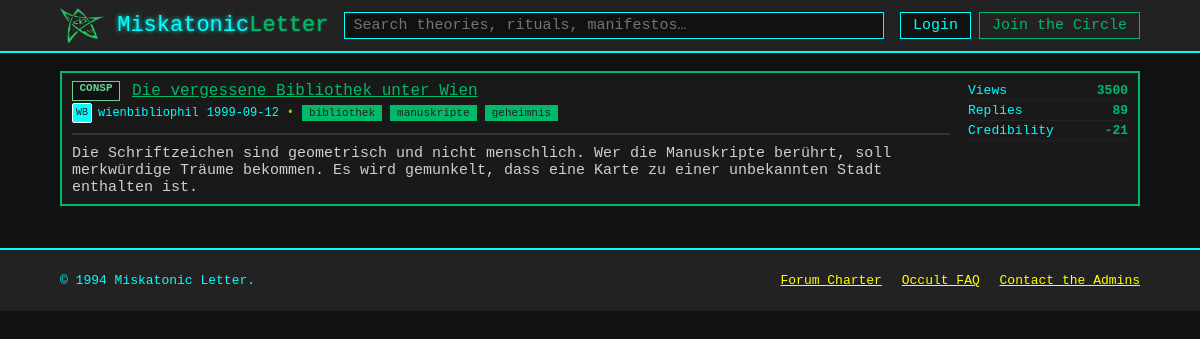
Screenshot of /Posts/11 with the database file from the repository.
### db.py (models this page shows)
class Badges(Base):
    __tablename__    = "Badges"
    badge_id         = Column(Integer,primary_key=True)
    badge_title      = Column(String)
    badge_lable      = Column(String)

class Posts(Base):
    __tablename__    = "Posts"
    post_id          = Column(Integer,primary_key=True,index=True)
    post_title       = Column(String,nullable=False)
    post_exerpt      = Column(String)
    author_id        = Column(Integer,ForeignKey("Users.user_id"),nullable=False)
    post_date        = Column(Date)
    post_views       = Column(Integer,default=0)
    post_replies     = Column(Integer,default=0)
    post_credibility = Column(Integer,default=0)
    post_content     = Column(Text)
    badge_id         = Column(Integer,ForeignKey("Badges.badge_id"))

class Users(Base):
    __tablename__    = "Users"
    user_id          = Column(Integer,primary_key=True,index=True)
    user_avatar      = Column(String(2))
    user_name        = Column(String)

class Tags(Base):
    __tablename__    = "Tags"
    tag_id           = Column(Integer,primary_key=True,index=True)
    tag_lable        = Column(String)

### posts.py (the view)
@router.get("/Posts/{id}", response_class=HTMLResponse)
async def get_post(request: Request, id: str,db:Session = Depends(get_db)):
    post = db.query(Posts).filter(Posts.post_id==id).first()
    serialized_post = serialize_post(post,db)
    return templates.TemplateResponse(
        "post.html",
        {
            "request": request,
            "post": serialized_post,
        }
    )

### templates/post.html (shortened to what this page needs)
<!doctype html>
<html lang="en">
<head>
	<link rel="stylesheet" href="{{ url_for('static', path='styles.css') }}" />
</head>
<body>
	<header class="topbar">
		<div class="container topbar__inner">
			<a class="brand" href="{{ url_for('get_posts') }}">
				<img src="{{ url_for('static', path='imgs/elder-sign.png') }}" alt="" class="brand__logo" aria-hidden="true">
				<span class="brand__name">Miskatonic<span class="accent">Letter</span></span>
			</a>
			<form class="search" action="#" method="get" role="search">
				<input class="search__input" type="search" name="q" placeholder="Search theories, rituals, manifestos…" aria-label="Search" />
			</form>
			<nav class="usernav" aria-label="User">
				<a class="btn btn--ghost" href="#">Login</a>
				<a class="btn btn--primary" href="#">Join the Circle</a>
			</nav>
		</div>
	</header>
	<main class="container layout">
		<section class="content" style="width:100%">
			<div id="post-content">
				{% if post %}
					<article class="thread card" role="article">
					<div class="thread__main">
						<div class="thread__row">
						<span class="badge badge--{{ post.badge.label }}" title="{{ post.badge.title }}">{{ post.badge.label }}</span>
						<span class="thread__title">{{ post.title }}</span>
						</div>
						<div class="thread__meta">
						<span class="author">
							<span class="avatar" aria-hidden="true">{{ post.author.avatar }}</span>
							<span class="author__name">{{ post.author.name }}</span>
						</span>
						<time datetime="{{ post.date }}">{{ post.date }}</time>
						<span class="dot" aria-hidden="true">•</span>
						{% for tag in post.tags %}
							<a href="#" class="tag">{{ tag }}</a>
						{% endfor %}
						</div>
						<hr style="border:1px solid #333;margin:10px 0;">
						<div class="thread__content" style="margin-top:10px;">
						{{ post.content }}
						</div>
					</div>
					<ul class="thread__stats">
						<li><span class="stat__label">Views</span><strong>{{ post.stats.views }}</strong></li>
						<li><span class="stat__label">Replies</span><strong>{{ post.stats.replies }}</strong></li>
						<li><span class="stat__label">Credibility</span><strong>{{ post.stats.credibility }}</strong></li>
					</ul>
					</article>
				{% else %}
					<p>Post not found.</p>
				{% endif %}
				</div>
		</section>
	</main>
	<footer class="footer">
		<div class="container footer__inner">
			<p>© 1994 Miskatonic Letter.</p>
			<nav class="footer__links">
				<a href="#">Forum Charter</a>
				<a href="#">Occult FAQ</a>
				<a href="#">Contact the Admins</a>
			</nav>
		</div>
	</footer>
</body>
</html>

### static/styles.css (style rules this page uses)
body { background: #111; color: #cfcfcf; font-family: 'Courier New', Courier, monospace; font-size: 15px; margin: 0; }
.container { width: 90%; margin: 0 auto; }
.topbar { background: #222; color: #0ff; border-bottom: 2px solid #0ff; padding: 8px 0; }
.topbar__inner { display: flex; align-items: center; justify-content: space-between; }
.brand { font-size: 22px; font-family: 'Courier New', Courier, monospace; color: #0ff; text-shadow: 0 0 4px #0ff; text-decoration: none; }
.accent { color: rgb(0, 185, 105); text-shadow: 0 0 2px rgb(0, 185, 105); }
.search { flex: 1; margin: 0 16px; }
.search__input { width: 100%; padding: 4px 8px; font-family: 'Courier New', Courier, monospace; font-size: 15px; background: #111; color: #0ff; border: 1px solid #0ff; }
.usernav { display: flex; gap: 8px; }
.btn { background: #111; color: #0ff; border: 1px solid #0ff; padding: 4px 12px; font-family: 'Courier New', Courier, monospace; font-size: 15px; text-decoration: none; cursor: pointer; }
.btn--primary { background: #222; color: rgb(0, 185, 105); border: 1px solid rgb(0, 185, 105); }
.layout { display: flex; gap: 24px; margin-top: 18px; }
.content { flex: 1; }
.card { background: #191919; border: 2px solid #0ff; margin-bottom: 18px; padding: 8px 10px; }
.tag { background: #222; color: #0ff; border: 1px solid #0ff; font-size: 12px; padding: 2px 8px; font-family: 'Courier New', Courier, monospace; text-decoration: none; }
.thread { background: #191919; border: 2px solid rgb(0, 185, 105); padding: 8px 10px; display: flex; justify-content: space-between; }
.thread__main { flex: 1; }
.thread__row { display: flex; align-items: center; gap: 8px; margin-bottom: 2px; }
.thread__title { color: rgb(0, 185, 105); font-family: 'Courier New', Courier, monospace; font-size: 16px; text-decoration: underline; }
.thread__meta { display: flex; align-items: center; gap: 8px; color: #0ff; font-size: 12px; }
.thread .tag { background: rgb(0, 185, 105); color: #222; border: 1px solid rgb(0, 185, 105); font-size: 11px; padding: 1px 6px; }
.author { display: flex; align-items: center; gap: 6px; }
.avatar { display: inline-block; width: 18px; height: 18px; background: #0ff; color: #222; font-size: 10px; font-family: 'Courier New', Courier, monospace; text-align: center; border: 1px solid #fff; border-radius: 2px; line-height: 18px; }
.thread__stats { list-style: none; margin: 0; padding: 0 0 0 18px; min-width: 160px; }
.thread__stats li { color: rgb(0, 185, 105); font-family: 'Courier New', Courier, monospace; font-size: 13px; border-bottom: 1px solid #222; padding: 2px 0; display: flex; justify-content: space-between; }
.stat__label { color: #0ff; }
.brand__logo { width: 2em; display: inline-block; vertical-align: middle; }
.badge { display: inline-block; min-width: 34px; height: 18px; padding: 0 6px; border: 1px solid #ff0; background: #222; color: #ff0; font-size: 11px; font-family: 'Courier New', Courier, monospace; font-weight: bold; text-align: center; margin-right: 4px; }
.badge--CONSP { background: #111; color: #68d391; border-color: #68d391; }
.footer { background: #222; color: #0ff; border-top: 2px solid #0ff; margin-top: 24px; padding: 10px 0; }
.footer__inner { display: flex; align-items: center; justify-content: space-between; font-size: 13px; }
.footer__links a { color: #ff0; text-decoration: underline; margin-left: 12px; font-family: 'Courier New', Courier, monospace; }
.dot { opacity: .7; color: #ff0; }
time { color: #0ff; font-family: 'Courier New', Courier, monospace; }

### rows the page displays
Badges: badge.label "CONSP"
Posts: title "Die vergessene Bibliothek unter Wien", date "1999-09-12", content "Die Schriftzeichen sind geometrisch und nicht menschlich. Wer die Manuskripte berührt, soll merkwürdige Träume bekommen. Es wird gemunkelt, dass eine Karte zu einer unbekannten Stadt enthalten ist.", stats.views "3500", stats.credibility "-21"
Users: author.avatar "WB", author.name "wienbibliophil"
Tags: tag_lable "bibliothek"
Tags: tag_lable "manuskripte"
Tags: tag_lable "geheimnis"

### other values shown
{{ post.stats.replies }} "89"
